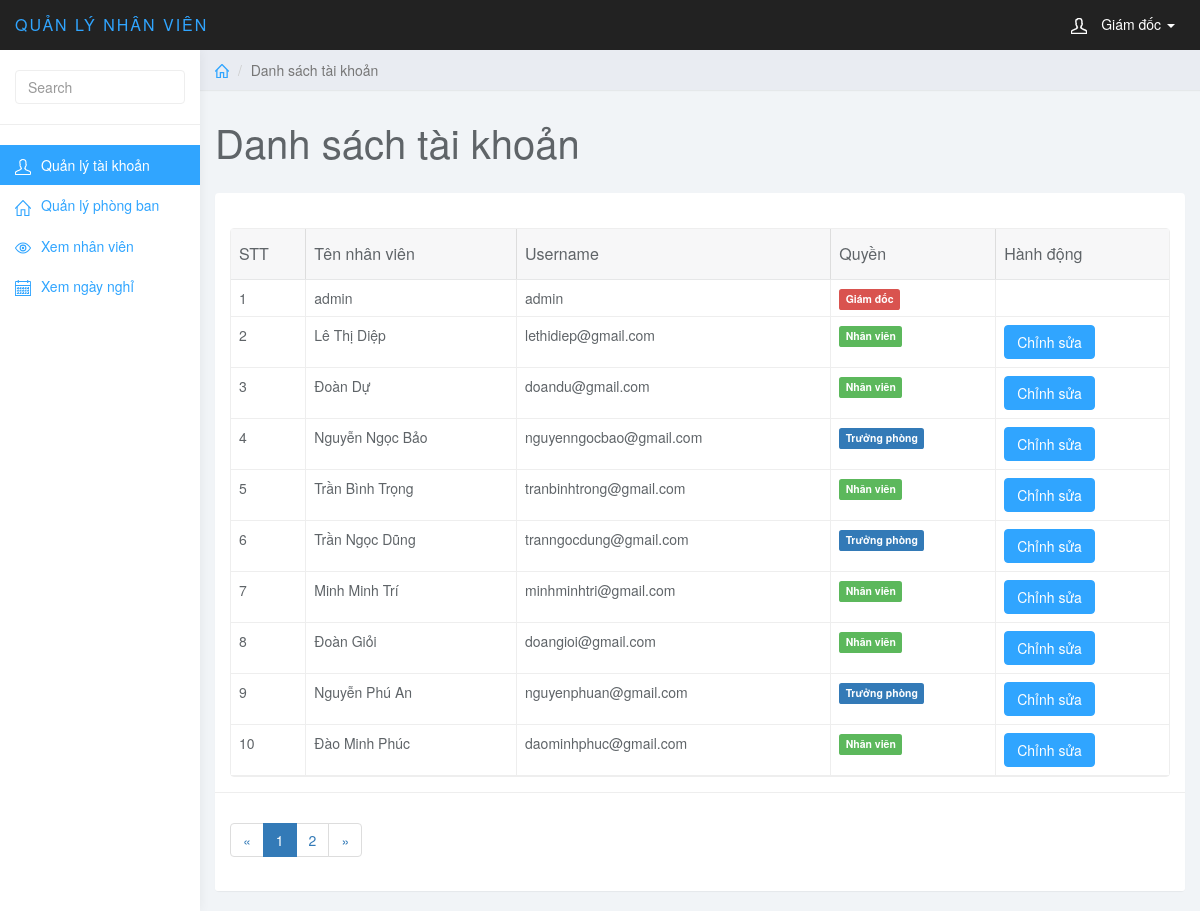
Page /admin/index.php?page_layout=user (signed in) on the committed database.
### tables this page shows
CREATE TABLE `user` (
  `ID` int(11) NOT NULL,
  `IDNV` int(11) NOT NULL,
  `username` varchar(30) NOT NULL,
  `password` varchar(30) NOT NULL,
  `role` int(1) NOT NULL,
  `kiemtra` int(1) NOT NULL,
  `repass` varchar(30) NOT NULL
);

CREATE TABLE `nhanvien` (
  `IDNV` int(11) NOT NULL,
  `hoten` varchar(255) NOT NULL,
  `anhdaidien` varchar(255) DEFAULT NULL,
  `quequan` varchar(255) NOT NULL,
  `ngaysinh` date NOT NULL,
  `gioitinh` varchar(30) NOT NULL,
  `email` varchar(255) NOT NULL,
  `songaynghi` int(11) NOT NULL,
  `IDPB` int(11) DEFAULT NULL
);

### admin/modules/user/user.php (the view, shortened to what this page needs)
<div class="col-sm-9 col-sm-offset-3 col-lg-10 col-lg-offset-2 main">
    <div class="row">
        <ol class="breadcrumb">
            <li><a href="#"><svg class="glyph stroked home">
                        <use xlink:href="#stroked-home"></use>
                    </svg></a></li>
            <li class="active">Danh sách tài khoản</li>
        </ol>
    </div>
    <div class="row">
        <div class="col-lg-12">
            <h1 class="page-header">Danh sách tài khoản</h1>
        </div>
    </div>
    <div class="row">
        <div class="col-lg-12">
            <div class="panel panel-default">
                <div class="panel-body">
                    <table data-toolbar="#toolbar" data-toggle="table">
                        <thead>
                            <tr>
                                <th data-field="id" data-sortable="true">STT</th>
                                <th data-field="name" data-sortable="true">Tên nhân viên</th>
                                <th data-field="price" data-sortable="true">Username</th>
                                <th>Quyền</th>
                                <th>Hành động</th>
                            </tr>
                        </thead>
                        <tbody>
                            <?php
                            if(isset($_GET['page'])){
                                $page=$_GET['page'];
                            }else{$page=1;}
                            $row_per_page=10;
                            $per_page=$page*$row_per_page-$row_per_page;
                            $total_page=mysqli_num_rows(mysqli_query($conn,"SELECT*FROM user"));
                            $total_row=ceil($total_page/$row_per_page);
                            $row_prv=$page-1;
                            if($row_prv<1){
                                $row_prv=1;
                            }
                            $list_page='<li class="page-item"><a class="page-link" href="index.php?page_layout=user&page='.$row_prv.'"">&laquo;</a></li>';
							if (!isset($_GET['page'])) {
								for ($i = 1; $i <= $total_row; $i++) {
									if ($i == 1) {
										$list_page .= '<li class="active"><a class="page-link" href="index.php?page_layout=user&page='.$i.'">'.$i.'</a></li>';
									}
									for ($i = 2; $i <= $total_row; $i++) {
										$list_page .= '<li class="page-item"><a class="page-link" href="index.php?page_layout=user&page='.$i.'">'.$i.'</a></li>';
									}
								}
							}
                            $row_next=$page+1;
                            $list_page.='<li class="page-item"><a class="page-link" href="index.php?page_layout=user&page='.$row_next.'">&raquo;</a></li>';
                            $sql = "SELECT*FROM user LIMIT $per_page,$row_per_page";
                            $query = mysqli_query($conn, $sql);
                            $stt=0;
                            while ($row = mysqli_fetch_array($query)) { $stt=$stt+1;?>
                                <tr>
                                    <td style=""><?php echo $stt;?></td>
                                    <?php
                                        $idnvv = $row['IDNV'];
                                        $row_nv = mysqli_fetch_array(mysqli_query($conn,"SELECT * FROM nhanvien WHERE nhanvien.IDNV='$idnvv' "));
                                    ?>
                                    <td style=""><?php echo $row_nv['hoten'];?></td>
                                    <td style=""><?php echo $row['username'];?></td>
                                    <td><span class="label label-<?php if($row['role']==1){echo "danger";}else if($row['role']==2){echo 'primary';}else{echo"success";}?>"><?php if($row['role']==1){echo 'Giám đốc';}else if($row['role']==2){echo'Trưởng phòng';}else{echo"Nhân viên";}?></span></td>
                                    <td class="form-group">
                                        <?php if($row['role']!=1){ ?>
                                            <a href="index.php?page_layout=edit_user&id=<?php echo $row['ID'];?>" class="btn btn-primary">Chỉnh sửa</a>
                                        <?php } ?>
                                    </td>
                                </tr>
                            <?php } ?>
                        </tbody>
                    </table>
                </div>
                <div class="panel-footer">
                    <nav aria-label="Page navigation example">
                        <ul class="pagination">
                            <?php echo $list_page;?>
                        </ul>
                    </nav>
                </div>
            </div>
        </div>
    </div>
</div>

### admin/css/styles.css (style rules this page uses)
body { background: #f1f4f7; padding-top: 50px; color: #5f6468; }
a, a:hover, a:focus { color: #30a5ff; }
h1, h2, h3, h4, h5, h6 { color: #5f6468; }
h1 { font-weight: 300; font-size: 40px; }
.btn-primary, .btn-primary:hover, .btn-primary:focus, .btn-primary:active, .btn-primary.active, .open > .dropdown-toggle.btn-primary, .btn-primary.disabled, .btn-primary[disabled], fieldset[disabled] .btn-primary, .btn-primary.disabled:hover, .btn-primary[disabled]:hover, fieldset[disabled] .btn-primary:hover, .btn-primary.disabled:focus, .btn-primary[disabled]:focus, fieldset[disabled] .btn-primary:focus, .btn-primary.disabled:active, .btn-primary[disabled]:active, fieldset[disabled] .btn-primary:active, .btn-primary.disabled.active, .btn-primary[disabled].active, fieldset[disabled] .btn-primary.active { background-color: #30a5ff; border-color: #30a5ff; }
.panel { border: 0; }
.panel-footer { background: #fff; border-top: 1px solid #eee; }
.breadcrumb { border-radius: 0; padding: 10px 15px; background: #e9ecf2; box-shadow: 0 1px 1px rgba(0, 0, 0, .05); margin: 0 ; }
h1.page-header { margin-top: 30px; border-bottom: 0; }
.table { background: #fff; }
.breadcrumb .glyph { height: 14px; width: 14px; margin: -2px 0 0 0; stroke-width: 4px; }

### rows in the picture
user: IDNV.hoten "admin", username "admin", role "Giám đốc"
user: IDNV.hoten "Lê Thị Diệp", username "lethidiep@gmail.com", role "Nhân viên"
user: IDNV.hoten "Đoàn Dự", username "doandu@gmail.com", role "Nhân viên"
user: IDNV.hoten "Nguyễn Ngọc Bảo", username "nguyenngocbao@gmail.com", role "Trưởng phòng"
user: IDNV.hoten "Trần Bình Trọng", username "tranbinhtrong@gmail.com", role "Nhân viên"
user: IDNV.hoten "Trần Ngọc Dũng", username "tranngocdung@gmail.com", role "Trưởng phòng"
user: IDNV.hoten "Minh Minh Trí", username "minhminhtri@gmail.com", role "Nhân viên"
user: IDNV.hoten "Đoàn Giỏi", username "doangioi@gmail.com", role "Nhân viên"
user: IDNV.hoten "Nguyễn Phú An", username "nguyenphuan@gmail.com", role "Trưởng phòng"
user: IDNV.hoten "Đào Minh Phúc", username "daominhphuc@gmail.com", role "Nhân viên"
